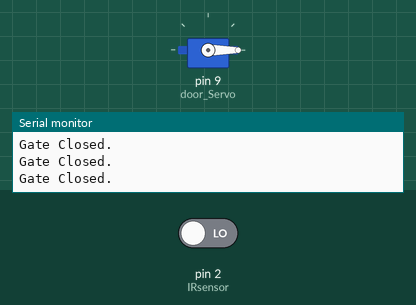
Simulated run of this sketch. Board: Arduino Uno, built with avr-gcc and run on an emulated ATmega328P. On the bench: servo, the last lines printed to the serial monitor. The inputs (shaded band) are chosen by the test bench; at power-on: pin 2 (IRsensor) LOW.

Above: at 1.2 s.
1.3 s: pin 2 (IRsensor) driven HIGH
At 1.9 s:
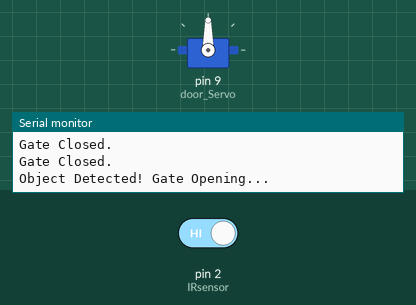
Timing chart, 0 to 4.3 s (numbered marks = the images above; inputs shaded):
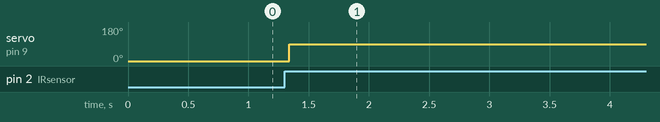

The sketch:

autoamtic_door.ino
```cpp
#include <Servo.h>  // servo library to run servo

Servo door_Servo;  //declaration ofservo variable

// IR Sensor pin connected to Arduino
int IRsensor = 2;

void setup() {
  door_Servo.attach(9);       // Attach servo to pin 9
  pinMode(IRsensor, INPUT);  //using ir sensor as input
  Serial.begin(9600);
}

void loop() {
  int IRValue = digitalRead(IRsensor);
  if (IRValue == HIGH) {
    // If IR sensor detects an object
    Serial.println("Object Detected! Gate Opening...");
    door_Servo.write(90);  // Open door  (servo angle adjustment may vary)
    delay(5000);          // Delay for door opening time


  } else if (IRValue == LOW) {
    //if ir sensor don't find anyobject
    door_Servo.write(0);  // Close door (servo angle adjustment may vary)
    Serial.println("Gate Closed.");
  }
}
```

Measured:
- after the input at 1.3 s, servo on pin 9 (door_Servo): 0° → 90° at once
